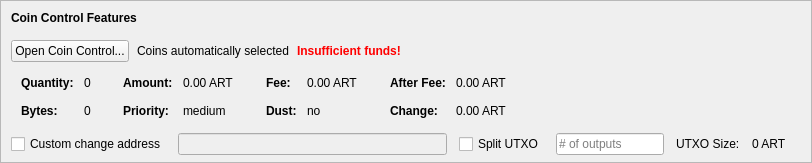
    <widget class="QFrame" name="frameCoinControl">
     <property name="sizePolicy">
      <sizepolicy hsizetype="Expanding" vsizetype="Expanding">
       <horstretch>0</horstretch>
       <verstretch>0</verstretch>
      </sizepolicy>
     </property>
     <property name="maximumSize">
      <size>
       <width>16777215</width>
       <height>16777215</height>
      </size>
     </property>
     <property name="frameShape">
      <enum>QFrame::StyledPanel</enum>
     </property>
     <property name="frameShadow">
      <enum>QFrame::Sunken</enum>
     </property>
     <layout class="QVBoxLayout" name="verticalLayoutCoinControl2">
      <property name="spacing">
       <number>0</number>
      </property>
      <property name="leftMargin">
       <number>0</number>
      </property>
      <property name="topMargin">
       <number>0</number>
      </property>
      <property name="rightMargin">
       <number>0</number>
      </property>
      <property name="bottomMargin">
       <number>6</number>
      </property>
      <item>
       <layout class="QVBoxLayout" name="verticalLayoutCoinControl" stretch="0,0,0,0,1">
        <property name="spacing">
         <number>0</number>
        </property>
        <property name="leftMargin">
         <number>10</number>
        </property>
        <property name="topMargin">
         <number>10</number>
        </property>
        <item>
         <layout class="QHBoxLayout" name="horizontalLayoutCoinControl1">
          <property name="bottomMargin">
           <number>15</number>
          </property>
          <item>
           <widget class="QLabel" name="labelCoinControlFeatures">
            <property name="sizePolicy">
             <sizepolicy hsizetype="Preferred" vsizetype="Maximum">
              <horstretch>0</horstretch>
              <verstretch>0</verstretch>
             </sizepolicy>
            </property>
            <property name="font">
             <font>
              <weight>75</weight>
              <bold>true</bold>
             </font>
            </property>
            <property name="styleSheet">
             <string notr="true">font-weight:bold;</string>
            </property>
            <property name="text">
             <string>Coin Control Features</string>
            </property>
           </widget>
          </item>
         </layout>
        </item>
        <item>
         <layout class="QHBoxLayout" name="horizontalLayoutCoinControl2" stretch="0,0,0,0">
          <property name="spacing">
           <number>8</number>
          </property>
          <property name="bottomMargin">
           <number>10</number>
          </property>
          <item>
           <widget class="QPushButton" name="pushButtonCoinControl">
            <property name="styleSheet">
             <string notr="true"/>
            </property>
            <property name="text">
             <string>Open Coin Control...</string>
            </property>
            <property name="autoDefault">
             <bool>false</bool>
            </property>
           </widget>
          </item>
          <item>
           <widget class="QLabel" name="labelCoinControlAutomaticallySelected">
            <property name="text">
             <string>Coins automatically selected</string>
            </property>
            <property name="margin">
             <number>5</number>
            </property>
           </widget>
          </item>
          <item>
           <widget class="QLabel" name="labelCoinControlInsuffFunds">
            <property name="font">
             <font>
              <weight>75</weight>
              <bold>true</bold>
             </font>
            </property>
            <property name="styleSheet">
             <string notr="true">color:red;font-weight:bold;</string>
            </property>
            <property name="text">
             <string>Insufficient funds!</string>
            </property>
            <property name="margin">
             <number>5</number>
            </property>
           </widget>
          </item>
          <item>
           <spacer name="horizontalSpacerCoinControl">
            <property name="orientation">
             <enum>Qt::Horizontal</enum>
            </property>
            <property name="sizeHint" stdset="0">
             <size>
              <width>40</width>
              <height>1</height>
             </size>
            </property>
           </spacer>
          </item>
         </layout>
        </item>
        <item>
         <widget class="QWidget" name="widgetCoinControl" native="true">
          <property name="sizePolicy">
           <sizepolicy hsizetype="Preferred" vsizetype="Preferred">
            <horstretch>0</horstretch>
            <verstretch>0</verstretch>
           </sizepolicy>
          </property>
          <property name="minimumSize">
           <size>
            <width>0</width>
            <height>0</height>
           </size>
          </property>
          <property name="styleSheet">
           <string notr="true"/>
          </property>
          <layout class="QHBoxLayout" name="horizontalLayoutCoinControl5">
           <property name="leftMargin">
            <number>0</number>
           </property>
           <property name="topMargin">
            <number>0</number>
           </property>
           <property name="rightMargin">
            <number>0</number>
           </property>
           <property name="bottomMargin">
            <number>0</number>
           </property>
           <item>
            <layout class="QHBoxLayout" name="horizontalLayoutCoinControl3" stretch="0,0,0,1">
             <property name="spacing">
              <number>20</number>
             </property>
             <property name="topMargin">
              <number>0</number>
             </property>
             <property name="bottomMargin">
              <number>10</number>
             </property>
             <item>
              <layout class="QFormLayout" name="formLayoutCoinControl1">
               <property name="horizontalSpacing">
                <number>10</number>
               </property>
               <property name="verticalSpacing">
                <number>14</number>
               </property>
               <property name="leftMargin">
                <number>10</number>
               </property>
               <property name="topMargin">
                <number>4</number>
               </property>
               <property name="rightMargin">
                <number>6</number>
               </property>
               <item row="0" column="0">
                <widget class="QLabel" name="labelCoinControlQuantityText">
                 <property name="font">
                  <font>
                   <weight>75</weight>
                   <bold>true</bold>
                  </font>
                 </property>
                 <property name="text">
                  <string>Quantity:</string>
                 </property>
                 <property name="margin">
                  <number>0</number>
                 </property>
                </widget>
               </item>
               <item row="0" column="1">
                <widget class="QLabel" name="labelCoinControlQuantity">
                 <property name="cursor">
                  <cursorShape>IBeamCursor</cursorShape>
                 </property>
                 <property name="contextMenuPolicy">
                  <enum>Qt::ActionsContextMenu</enum>
                 </property>
                 <property name="text">
                  <string notr="true">0</string>
                 </property>
                 <property name="margin">
                  <number>0</number>
                 </property>
                 <property name="textInteractionFlags">
                  <set>Qt::LinksAccessibleByMouse|Qt::TextSelectableByKeyboard|Qt::TextSelectableByMouse</set>
                 </property>
                </widget>
               </item>
               <item row="1" column="0">
                <widget class="QLabel" name="labelCoinControlBytesText">
                 <property name="font">
                  <font>
                   <weight>75</weight>
                   <bold>true</bold>
                  </font>
                 </property>
                 <property name="text">
                  <string>Bytes:</string>
                 </property>
                </widget>
               </item>
               <item row="1" column="1">
                <widget class="QLabel" name="labelCoinControlBytes">
                 <property name="cursor">
                  <cursorShape>IBeamCursor</cursorShape>
                 </property>
                 <property name="contextMenuPolicy">
                  <enum>Qt::ActionsContextMenu</enum>
                 </property>
                 <property name="text">
                  <string notr="true">0</string>
                 </property>
                 <property name="textInteractionFlags">
                  <set>Qt::LinksAccessibleByMouse|Qt::TextSelectableByKeyboard|Qt::TextSelectableByMouse</set>
                 </property>
                </widget>
               </item>
              </layout>
             </item>
             <item>
              <layout class="QFormLayout" name="formLayoutCoinControl2">
               <property name="horizontalSpacing">
                <number>10</number>
               </property>
               <property name="verticalSpacing">
                <number>14</number>
               </property>
               <property name="leftMargin">
                <number>6</number>
               </property>
               <property name="topMargin">
                <number>4</number>
               </property>
               <property name="rightMargin">
                <number>6</number>
               </property>
               <item row="0" column="0">
                <widget class="QLabel" name="labelCoinControlAmountText">
                 <property name="font">
                  <font>
                   <weight>75</weight>
                   <bold>true</bold>
                  </font>
                 </property>
                 <property name="text">
                  <string>Amount:</string>
                 </property>
                 <property name="margin">
                  <number>0</number>
                 </property>
                </widget>
               </item>
               <item row="0" column="1">
                <widget class="QLabel" name="labelCoinControlAmount">
                 <property name="cursor">
                  <cursorShape>IBeamCursor</cursorShape>
                 </property>
                 <property name="contextMenuPolicy">
                  <enum>Qt::ActionsContextMenu</enum>
                 </property>
                 <property name="text">
                  <string notr="true">0.00 ART</string>
                 </property>
                 <property name="textInteractionFlags">
                  <set>Qt::LinksAccessibleByMouse|Qt::TextSelectableByKeyboard|Qt::TextSelectableByMouse</set>
                 </property>
                </widget>
               </item>
               <item row="1" column="0">
                <widget class="QLabel" name="labelCoinControlPriorityText">
                 <property name="font">
                  <font>
                   <weight>75</weight>
                   <bold>true</bold>
                  </font>
                 </property>
                 <property name="text">
                  <string>Priority:</string>
                 </property>
                </widget>
               </item>
               <item row="1" column="1">
                <widget class="QLabel" name="labelCoinControlPriority">
                 <property name="cursor">
                  <cursorShape>IBeamCursor</cursorShape>
                 </property>
                 <property name="contextMenuPolicy">
                  <enum>Qt::ActionsContextMenu</enum>
                 </property>
                 <property name="text">
                  <string>medium</string>
                 </property>
                 <property name="textInteractionFlags">
                  <set>Qt::LinksAccessibleByMouse|Qt::TextSelectableByKeyboard|Qt::TextSelectableByMouse</set>
                 </property>
                </widget>
               </item>
              </layout>
             </item>
             <item>
              <layout class="QFormLayout" name="formLayoutCoinControl3">
               <property name="horizontalSpacing">
                <number>10</number>
               </property>
               <property name="verticalSpacing">
                <number>14</number>
               </property>
               <property name="leftMargin">
                <number>6</number>
               </property>
               <property name="topMargin">
                <number>4</number>
               </property>
               <property name="rightMargin">
                <number>6</number>
               </property>
               <item row="0" column="0">
                <widget class="QLabel" name="labelCoinControlFeeText">
                 <property name="font">
                  <font>
                   <weight>75</weight>
                   <bold>true</bold>
                  </font>
                 </property>
                 <property name="text">
                  <string>Fee:</string>
                 </property>
                 <property name="margin">
                  <number>0</number>
                 </property>
                </widget>
               </item>
               <item row="0" column="1">
                <widget class="QLabel" name="labelCoinControlFee">
                 <property name="cursor">
                  <cursorShape>IBeamCursor</cursorShape>
                 </property>
                 <property name="contextMenuPolicy">
                  <enum>Qt::ActionsContextMenu</enum>
                 </property>
                 <property name="text">
                  <string notr="true">0.00 ART</string>
                 </property>
                 <property name="textInteractionFlags">
                  <set>Qt::LinksAccessibleByMouse|Qt::TextSelectableByKeyboard|Qt::TextSelectableByMouse</set>
                 </property>
                </widget>
               </item>
               <item row="1" column="0">
                <widget class="QLabel" name="labelCoinControlLowOutputText">
                 <property name="font">
                  <font>
                   <weight>75</weight>
                   <bold>true</bold>
                  </font>
                 </property>
                 <property name="text">
                  <string>Dust:</string>
                 </property>
                </widget>
               </item>
               <item row="1" column="1">
                <widget class="QLabel" name="labelCoinControlLowOutput">
                 <property name="cursor">
                  <cursorShape>IBeamCursor</cursorShape>
                 </property>
                 <property name="contextMenuPolicy">
                  <enum>Qt::ActionsContextMenu</enum>
                 </property>
                 <property name="text">
                  <string>no</string>
                 </property>
                 <property name="textInteractionFlags">
                  <set>Qt::LinksAccessibleByMouse|Qt::TextSelectableByKeyboard|Qt::TextSelectableByMouse</set>
                 </property>
                </widget>
               </item>
              </layout>
             </item>
             <item>
              <layout class="QFormLayout" name="formLayoutCoinControl4">
               <property name="horizontalSpacing">
                <number>10</number>
               </property>
               <property name="verticalSpacing">
                <number>14</number>
               </property>
               <property name="leftMargin">
                <number>6</number>
               </property>
               <property name="topMargin">
                <number>4</number>
               </property>
               <property name="rightMargin">
                <number>6</number>
               </property>
               <item row="0" column="0">
                <widget class="QLabel" name="labelCoinControlAfterFeeText">
                 <property name="font">
                  <font>
                   <weight>75</weight>
                   <bold>true</bold>
                  </font>
                 </property>
                 <property name="text">
                  <string>After Fee:</string>
                 </property>
                 <property name="margin">
                  <number>0</number>
                 </property>
                </widget>
               </item>
               <item row="0" column="1">
                <widget class="QLabel" name="labelCoinControlAfterFee">
                 <property name="cursor">
                  <cursorShape>IBeamCursor</cursorShape>
                 </property>
                 <property name="contextMenuPolicy">
                  <enum>Qt::ActionsContextMenu</enum>
                 </property>
                 <property name="text">
                  <string notr="true">0.00 ART</string>
                 </property>
                 <property name="textInteractionFlags">
                  <set>Qt::LinksAccessibleByMouse|Qt::TextSelectableByKeyboard|Qt::TextSelectableByMouse</set>
                 </property>
                </widget>
               </item>
               <item row="1" column="0">
                <widget class="QLabel" name="labelCoinControlChangeText">
                 <property name="font">
                  <font>
                   <weight>75</weight>
                   <bold>true</bold>
                  </font>
                 </property>
                 <property name="text">
                  <string>Change:</string>
                 </property>
                </widget>
               </item>
               <item row="1" column="1">
                <widget class="QLabel" name="labelCoinControlChange">
                 <property name="cursor">
                  <cursorShape>IBeamCursor</cursorShape>
                 </property>
                 <property name="contextMenuPolicy">
                  <enum>Qt::ActionsContextMenu</enum>
                 </property>
                 <property name="text">
                  <string notr="true">0.00 ART</string>
                 </property>
                 <property name="textInteractionFlags">
                  <set>Qt::LinksAccessibleByMouse|Qt::TextSelectableByKeyboard|Qt::TextSelectableByMouse</set>
                 </property>
                </widget>
               </item>
              </layout>
             </item>
            </layout>
           </item>
          </layout>
         </widget>
        </item>
        <item>
         <layout class="QHBoxLayout" name="horizontalLayoutCoinControl4" stretch="0,0,0,0,0,0,0">
          <property name="spacing">
           <number>12</number>
          </property>
          <property name="sizeConstraint">
           <enum>QLayout::SetDefaultConstraint</enum>
          </property>
          <property name="topMargin">
           <number>5</number>
          </property>
          <property name="rightMargin">
           <number>5</number>
          </property>
          <item>
           <widget class="QCheckBox" name="checkBoxCoinControlChange">
            <property name="toolTip">
             <string>If this is activated, but the change address is empty or invalid, change will be sent to a newly generated address.</string>
            </property>
            <property name="text">
             <string>Custom change address</string>
            </property>
           </widget>
          </item>
          <item>
           <widget class="QValidatedLineEdit" name="lineEditCoinControlChange">
            <property name="enabled">
             <bool>false</bool>
            </property>
            <property name="sizePolicy">
             <sizepolicy hsizetype="Expanding" vsizetype="Fixed">
              <horstretch>0</horstretch>
              <verstretch>0</verstretch>
             </sizepolicy>
            </property>
           </widget>
          </item>
          <item>
           <widget class="QCheckBox" name="splitBlockCheckBox">
            <property name="text">
             <string>Split UTXO</string>
            </property>
           </widget>
          </item>
          <item>
           <widget class="QLineEdit" name="splitBlockLineEdit">
            <property name="sizePolicy">
             <sizepolicy hsizetype="Fixed" vsizetype="Fixed">
              <horstretch>50</horstretch>
              <verstretch>0</verstretch>
             </sizepolicy>
            </property>
            <property name="placeholderText">
             <string># of outputs</string>
            </property>
           </widget>
          </item>
          <item>
           <widget class="QLabel" name="labelBlockSizeText">
            <property name="text">
             <string>UTXO Size:</string>
            </property>
           </widget>
          </item>
          <item>
           <widget class="QLabel" name="labelBlockSize">
            <property name="text">
             <string>0 ART</string>
            </property>
           </widget>
          </item>
          <item>
           <widget class="QLabel" name="labelCoinControlChangeLabel">
            <property name="sizePolicy">
             <sizepolicy hsizetype="Preferred" vsizetype="Expanding">
              <horstretch>0</horstretch>
              <verstretch>0</verstretch>
             </sizepolicy>
            </property>
            <property name="minimumSize">
             <size>
              <width>0</width>
              <height>0</height>
             </size>
            </property>
            <property name="text">
             <string/>
            </property>
            <property name="margin">
             <number>3</number>
            </property>
           </widget>
          </item>
         </layout>
        </item>
        <item>
         <spacer name="verticalSpacerCoinControl">
          <property name="orientation">
           <enum>Qt::Vertical</enum>
          </property>
          <property name="sizeHint" stdset="0">
           <size>
            <width>800</width>
            <height>1</height>
           </size>
          </property>
         </spacer>
        </item>
       </layout>
      </item>
     </layout>
    </widget>
